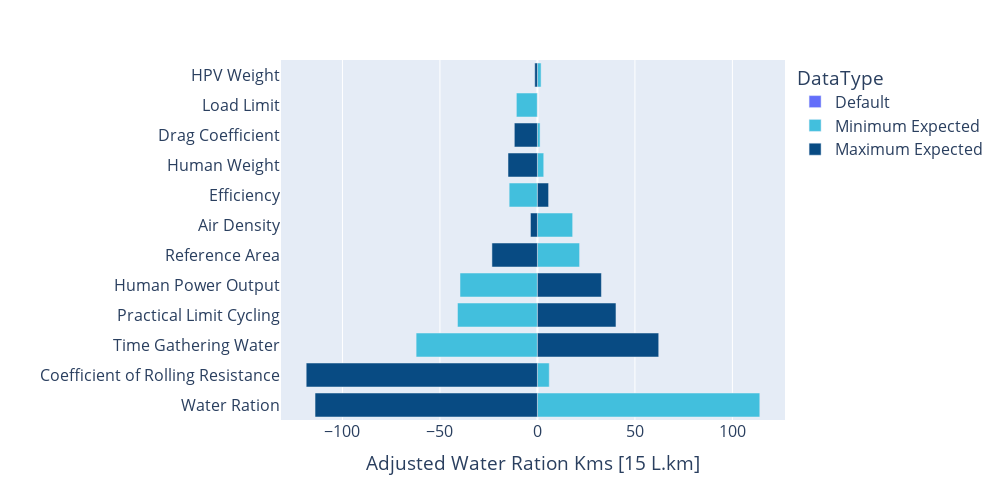

Notebook cell for this chart:
### Code cell
# Create plot
fig = px.bar(summary_df, y="Name", x="Adjusted Water Ration Kms", color="DataType", color_discrete_map=color_discrete_map,
             labels={
                "Name": "",
                "Adjusted Water Ration Kms": "Adjusted Water Ration Kms [15 L.km]",
             },)

fig.update_layout(
            width=1000,
            height=500,
            font=dict(size=16),
        )

fig.show()

# fig.write_image("../results/sensitivity_analysis.png", width=1000, height=500)

### Figure 1 — Plotly figure (JSON) as saved in the notebook; plotly's stock layout.template omitted (floating-point values rounded to 4 significant figures)
{"data": [{"alignmentgroup": "True", "hovertemplate": "DataType=Default<br>Adjusted Water Ration Kms [15 L.km]=%{x}<br>=%{y}<extra></extra>", "legendgroup": "Default", "marker": {"pattern": {"shape": ""}}, "name": "Default", "offsetgroup": "Default", "orientation": "h", "showlegend": true, "textposition": "auto", "type": "bar", "x": [0, 0, 0, 0, 0, 0, 0, 0, 0, 0, 0, 0], "xaxis": "x", "y": ["Water Ration", "Coefficient of Rolling Resistance", "Time Gathering Water", "Practical Limit Cycling", "Human Power Output", "Reference Area", "Air Density", "Efficiency", "Human Weight", "Drag Coefficient", "Load Limit", "HPV Weight"], "yaxis": "y"}, {"alignmentgroup": "True", "hovertemplate": "DataType=Minimum Expected<br>Adjusted Water Ration Kms [15 L.km]=%{x}<br>=%{y}<extra></extra>", "legendgroup": "Minimum Expected", "marker": {"color": "#42BFDD", "pattern": {"shape": ""}}, "name": "Minimum Expected", "offsetgroup": "Minimum Expected", "orientation": "h", "showlegend": true, "textposition": "auto", "type": "bar", "x": [114.1, 6.068, -62.21, -41.0, -39.71, 21.63, 18.07, -14.5, 3.24, 1.365, -10.8, 1.883], "xaxis": "x", "y": ["Water Ration", "Coefficient of Rolling Resistance", "Time Gathering Water", "Practical Limit Cycling", "Human Power Output", "Reference Area", "Air Density", "Efficiency", "Human Weight", "Drag Coefficient", "Load Limit", "HPV Weight"], "yaxis": "y"}, {"alignmentgroup": "True", "hovertemplate": "DataType=Maximum Expected<br>Adjusted Water Ration Kms [15 L.km]=%{x}<br>=%{y}<extra></extra>", "legendgroup": "Maximum Expected", "marker": {"color": "#084B83", "pattern": {"shape": ""}}, "name": "Maximum Expected", "offsetgroup": "Maximum Expected", "orientation": "h", "showlegend": true, "textposition": "auto", "type": "bar", "x": [-114.1, -118.6, 62.21, 40.29, 32.82, -23.33, -3.572, 5.729, -15.09, -11.85, 0, -1.371], "xaxis": "x", "y": ["Water Ration", "Coefficient of Rolling Resistance", "Time Gathering Water", "Practical Limit Cycling", "Human Power Output", "Reference Area", "Air Density", "Efficiency", "Human Weight", "Drag Coefficient", "Load Limit", "HPV Weight"], "yaxis": "y"}], "layout": {"barmode": "relative", "font": {"size": 16}, "height": 500, "legend": {"title": {"text": "DataType"}, "tracegroupgap": 0}, "margin": {"t": 60}, "width": 1000, "xaxis": {"anchor": "y", "domain": [0, 1], "title": {"text": "Adjusted Water Ration Kms [15 L.km]"}}, "yaxis": {"anchor": "x", "domain": [0, 1], "title": {"text": ""}}}}
